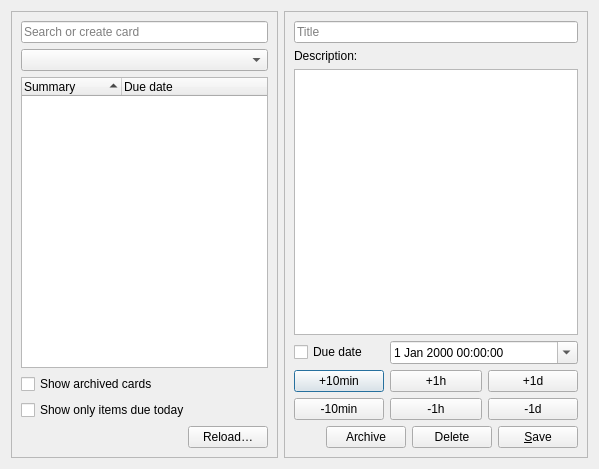
<?xml version="1.0" encoding="UTF-8"?>
<ui version="4.0">
 <class>NextcloudDeckDialog</class>
 <widget class="QDialog" name="NextcloudDeckDialog">
  <property name="geometry">
   <rect>
    <x>0</x>
    <y>0</y>
    <width>599</width>
    <height>469</height>
   </rect>
  </property>
  <property name="windowTitle">
   <string>Manage Nextcloud Deck Cards</string>
  </property>
  <layout class="QGridLayout" name="gridLayout">
   <item row="0" column="1">
    <widget class="QFrame" name="editFrame">
     <property name="frameShape">
      <enum>QFrame::StyledPanel</enum>
     </property>
     <property name="frameShadow">
      <enum>QFrame::Raised</enum>
     </property>
     <layout class="QGridLayout" name="gridLayout_2">
      <item row="0" column="0" colspan="3">
       <widget class="QLineEdit" name="titleLineEdit">
        <property name="placeholderText">
         <string>Title</string>
        </property>
       </widget>
      </item>
      <item row="1" column="0" colspan="3">
       <widget class="QLabel" name="descriptionLabel">
        <property name="text">
         <string>Description:</string>
        </property>
       </widget>
      </item>
      <item row="2" column="0" colspan="3">
       <widget class="QOwnNotesMarkdownTextEdit" name="descriptionTextEdit"/>
      </item>
      <item row="3" column="0">
       <widget class="QCheckBox" name="dueDateTimeCheckBox">
        <property name="text">
         <string>Due date</string>
        </property>
       </widget>
      </item>
      <item row="3" column="1" colspan="2">
       <widget class="QDateTimeEdit" name="dueDateTimeEdit">
        <property name="currentSection">
         <enum>QDateTimeEdit::HourSection</enum>
        </property>
        <property name="calendarPopup">
         <bool>true</bool>
        </property>
       </widget>
      </item>
      <item row="4" column="0">
       <widget class="QPushButton" name="add10MinButton">
        <property name="text">
         <string>+10min</string>
        </property>
       </widget>
      </item>
      <item row="4" column="1">
       <widget class="QPushButton" name="add1HourButton">
        <property name="text">
         <string>+1h</string>
        </property>
       </widget>
      </item>
      <item row="4" column="2">
       <widget class="QPushButton" name="add1DayButton">
        <property name="text">
         <string>+1d</string>
        </property>
       </widget>
      </item>
      <item row="5" column="0">
       <widget class="QPushButton" name="sub10MinButton">
        <property name="text">
         <string>-10min</string>
        </property>
       </widget>
      </item>
      <item row="5" column="1">
       <widget class="QPushButton" name="sub1HourButton">
        <property name="text">
         <string>-1h</string>
        </property>
       </widget>
      </item>
      <item row="5" column="2">
       <widget class="QPushButton" name="subd1DayButton">
        <property name="text">
         <string>-1d</string>
        </property>
       </widget>
      </item>
      <item row="6" column="0" colspan="3">
       <widget class="QFrame" name="buttonFrame">
        <property name="frameShape">
         <enum>QFrame::NoFrame</enum>
        </property>
        <property name="frameShadow">
         <enum>QFrame::Plain</enum>
        </property>
        <layout class="QHBoxLayout" name="horizontalLayout">
         <property name="leftMargin">
          <number>0</number>
         </property>
         <property name="topMargin">
          <number>0</number>
         </property>
         <property name="rightMargin">
          <number>0</number>
         </property>
         <property name="bottomMargin">
          <number>0</number>
         </property>
         <item>
          <spacer name="horizontalSpacer">
           <property name="orientation">
            <enum>Qt::Horizontal</enum>
           </property>
           <property name="sizeHint" stdset="0">
            <size>
             <width>40</width>
             <height>20</height>
            </size>
           </property>
          </spacer>
         </item>
         <item>
          <widget class="QPushButton" name="archiveCardButton">
           <property name="toolTip">
            <string>Archive card</string>
           </property>
           <property name="text">
            <string>Archive</string>
           </property>
           <property name="icon">
            <iconset theme="archive-extract" resource="../breeze-qownnotes.qrc">
             <normaloff>:/icons/breeze-qownnotes/16x16/archive-extract.svg</normaloff>:/icons/breeze-qownnotes/16x16/archive-extract.svg</iconset>
           </property>
          </widget>
         </item>
         <item>
          <widget class="QPushButton" name="deleteCardButton">
           <property name="toolTip">
            <string>Delete card</string>
           </property>
           <property name="text">
            <string>Delete</string>
           </property>
           <property name="icon">
            <iconset theme="edit-delete" resource="../breeze-qownnotes.qrc">
             <normaloff>:/icons/breeze-qownnotes/16x16/edit-delete.svg</normaloff>:/icons/breeze-qownnotes/16x16/edit-delete.svg</iconset>
           </property>
          </widget>
         </item>
         <item>
          <widget class="QPushButton" name="saveButton">
           <property name="toolTip">
            <string>Create card and insert link into current note</string>
           </property>
           <property name="text">
            <string>&amp;Save</string>
           </property>
           <property name="icon">
            <iconset theme="document-save" resource="../breeze-qownnotes.qrc">
             <normaloff>:/icons/breeze-qownnotes/16x16/document-save.svg</normaloff>:/icons/breeze-qownnotes/16x16/document-save.svg</iconset>
           </property>
           <property name="shortcut">
            <string notr="true">Ctrl+S</string>
           </property>
          </widget>
         </item>
        </layout>
       </widget>
      </item>
     </layout>
    </widget>
   </item>
   <item row="0" column="0">
    <widget class="QFrame" name="selectFrame">
     <property name="frameShape">
      <enum>QFrame::StyledPanel</enum>
     </property>
     <property name="frameShadow">
      <enum>QFrame::Raised</enum>
     </property>
      <layout class="QGridLayout" name="gridLayout_3">
       <item row="3" column="0">
         <widget class="QCheckBox" name="showArchivedCardsCheckBox">
          <property name="text">
           <string>Show archived cards</string>
          </property>
         </widget>
        </item>
        <item row="4" column="0">
          <widget class="QCheckBox" name="showDueTodayItemsOnlyCheckBox">
          <property name="toolTip">
           <string>This doesn't work for sub-items, because they may be hidden by the parent item!</string>
         </property>
         <property name="text">
          <string>Show only items due today</string>
         </property>
        </widget>
       </item>
        <item row="2" column="0">
         <widget class="QTreeWidget" name="cardItemTreeWidget">
        <property name="contextMenuPolicy">
         <enum>Qt::CustomContextMenu</enum>
        </property>
        <property name="sortingEnabled">
         <bool>true</bool>
        </property>
        <column>
         <property name="text">
          <string>Summary</string>
         </property>
        </column>
        <column>
         <property name="text">
          <string>Due date</string>
         </property>
        </column>
       </widget>
      </item>
        <item row="5" column="0">
         <widget class="QFrame" name="frame">
        <layout class="QHBoxLayout" name="horizontalLayout_2">
         <property name="leftMargin">
          <number>0</number>
         </property>
         <property name="topMargin">
          <number>0</number>
         </property>
         <property name="rightMargin">
          <number>0</number>
         </property>
         <property name="bottomMargin">
          <number>0</number>
         </property>
         <item>
          <spacer name="horizontalSpacer_2">
           <property name="orientation">
            <enum>Qt::Horizontal</enum>
           </property>
           <property name="sizeHint" stdset="0">
            <size>
             <width>40</width>
             <height>20</height>
            </size>
           </property>
          </spacer>
         </item>
         <item>
          <widget class="QPushButton" name="reloadCardListButton">
           <property name="toolTip">
            <string>Reload the card item list from server</string>
           </property>
           <property name="text">
            <string>Reload…</string>
           </property>
           <property name="icon">
            <iconset theme="view-refresh" resource="../breeze-qownnotes.qrc">
             <normaloff>:/icons/breeze-qownnotes/16x16/view-refresh.svg</normaloff>:/icons/breeze-qownnotes/16x16/view-refresh.svg</iconset>
           </property>
          </widget>
         </item>
        </layout>
       </widget>
      </item>
        <item row="0" column="0">
         <widget class="QLineEdit" name="newItemEdit">
         <property name="placeholderText">
          <string>Search or create card</string>
        </property>
        <property name="clearButtonEnabled">
         <bool>true</bool>
         </property>
        </widget>
       </item>
        <item row="1" column="0">
         <widget class="QComboBox" name="boardStackComboBox">
         <property name="toolTip">
          <string>Select the board and stack to work with</string>
         </property>
         <property name="sizeAdjustPolicy">
          <enum>QComboBox::AdjustToContents</enum>
         </property>
        </widget>
       </item>
      </layout>
     </widget>
    </item>
  </layout>
 </widget>
 <customwidgets>
  <customwidget>
   <class>QOwnNotesMarkdownTextEdit</class>
   <extends>QPlainTextEdit</extends>
   <header location="global">widgets/qownnotesmarkdowntextedit.h</header>
  </customwidget>
 </customwidgets>
 <tabstops>
   <tabstop>newItemEdit</tabstop>
   <tabstop>boardStackComboBox</tabstop>
   <tabstop>cardItemTreeWidget</tabstop>
  <tabstop>titleLineEdit</tabstop>
  <tabstop>descriptionTextEdit</tabstop>
  <tabstop>dueDateTimeCheckBox</tabstop>
  <tabstop>dueDateTimeEdit</tabstop>
  <tabstop>saveButton</tabstop>
  <tabstop>add10MinButton</tabstop>
  <tabstop>add1HourButton</tabstop>
  <tabstop>add1DayButton</tabstop>
  <tabstop>sub10MinButton</tabstop>
  <tabstop>sub1HourButton</tabstop>
   <tabstop>subd1DayButton</tabstop>
   <tabstop>showArchivedCardsCheckBox</tabstop>
   <tabstop>showDueTodayItemsOnlyCheckBox</tabstop>
   <tabstop>reloadCardListButton</tabstop>
  <tabstop>archiveCardButton</tabstop>
  <tabstop>deleteCardButton</tabstop>
 </tabstops>
 <resources>
  <include location="../breeze-qownnotes.qrc"/>
 </resources>
 <connections/>
</ui>
